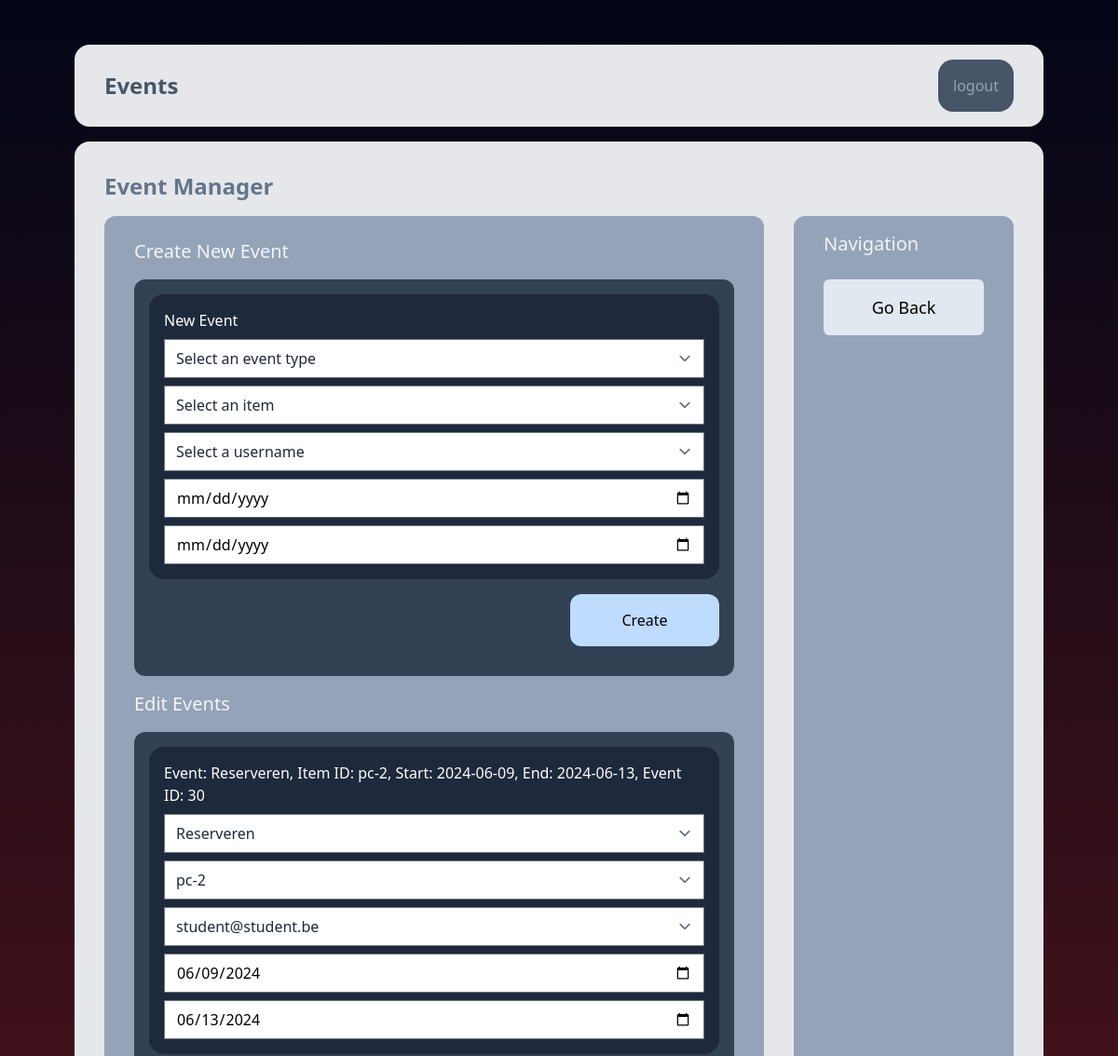
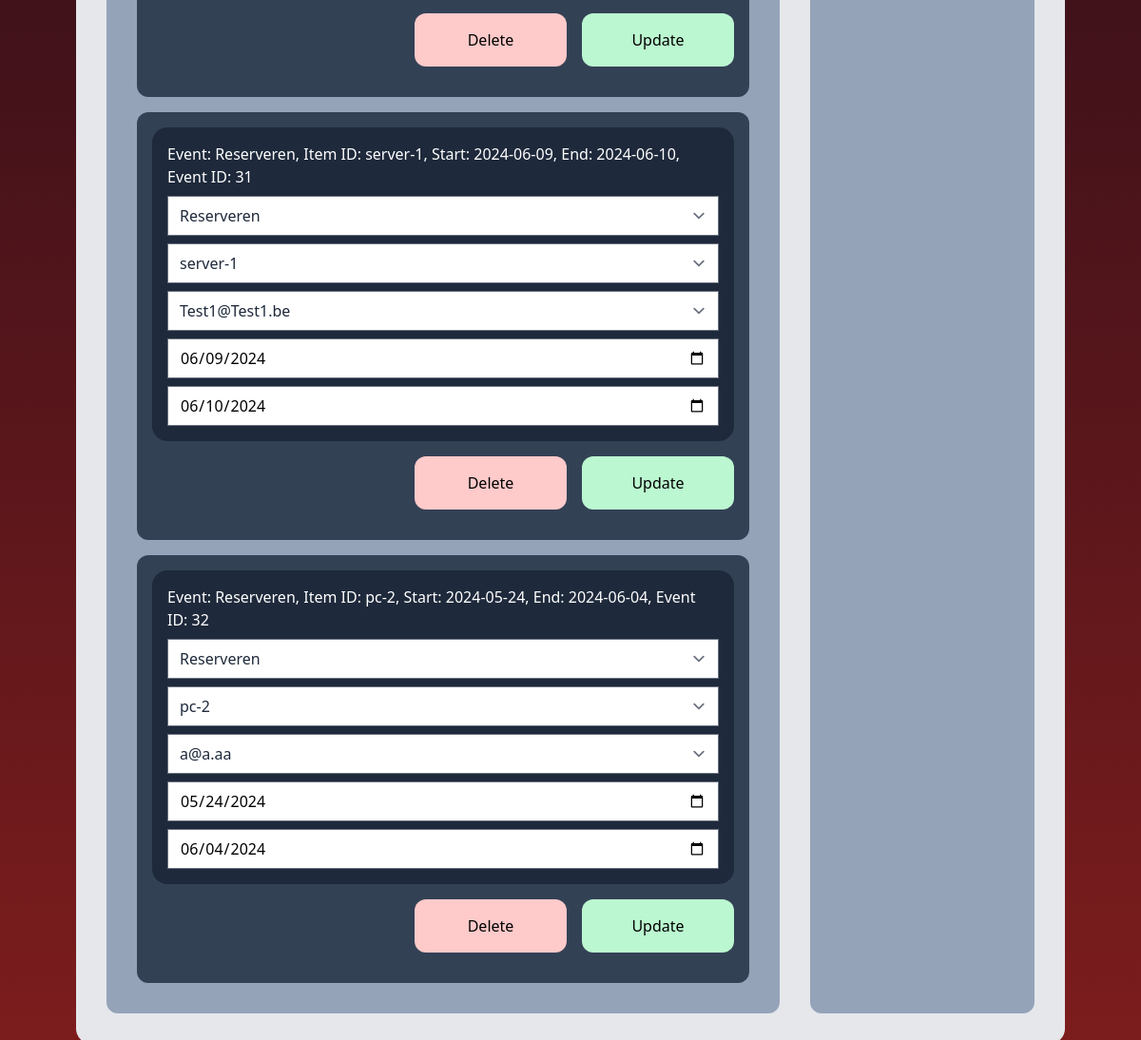
The page /event-manager (signed in) on the database as committed earlier (2 pictures, top to bottom).
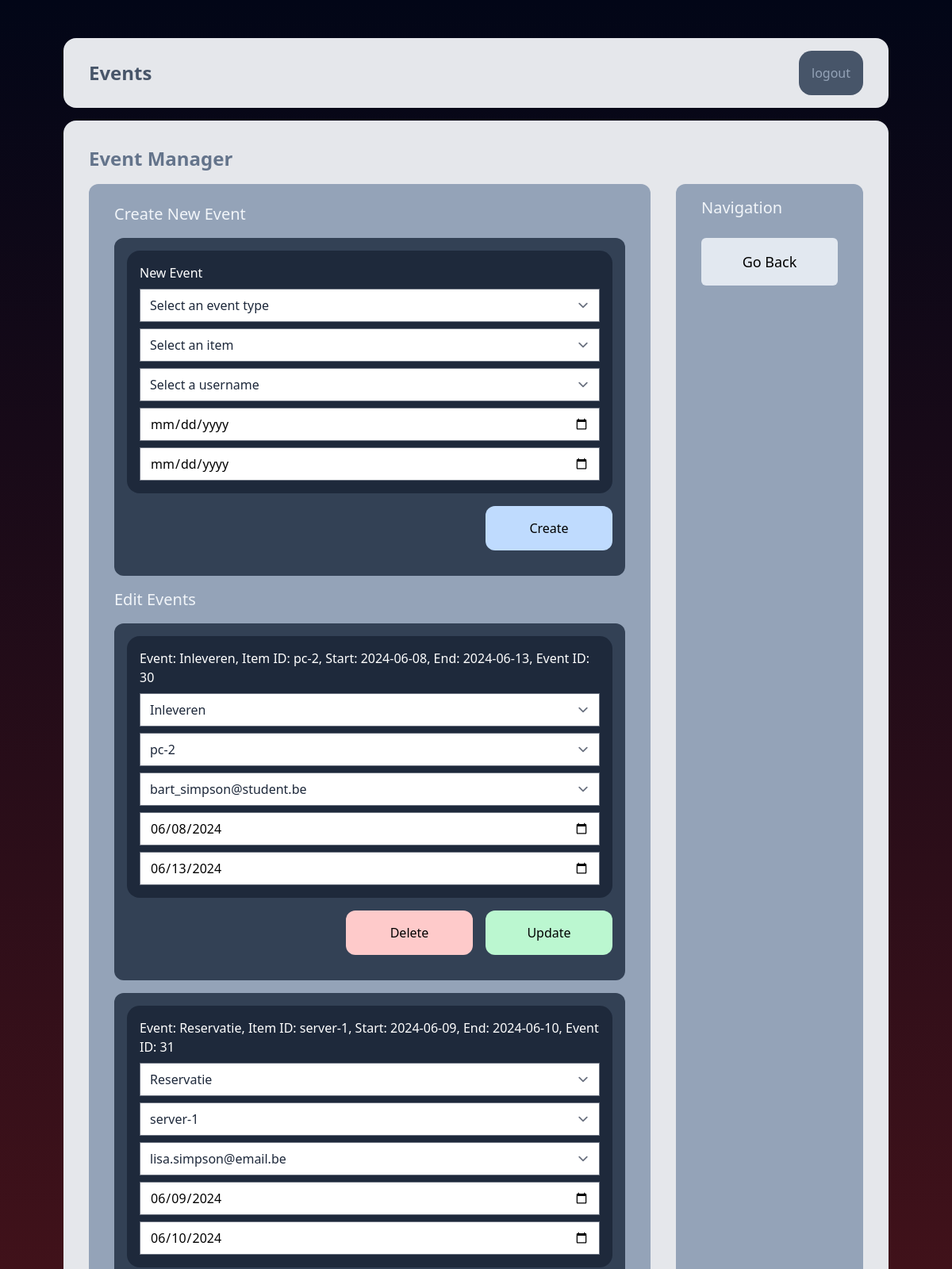
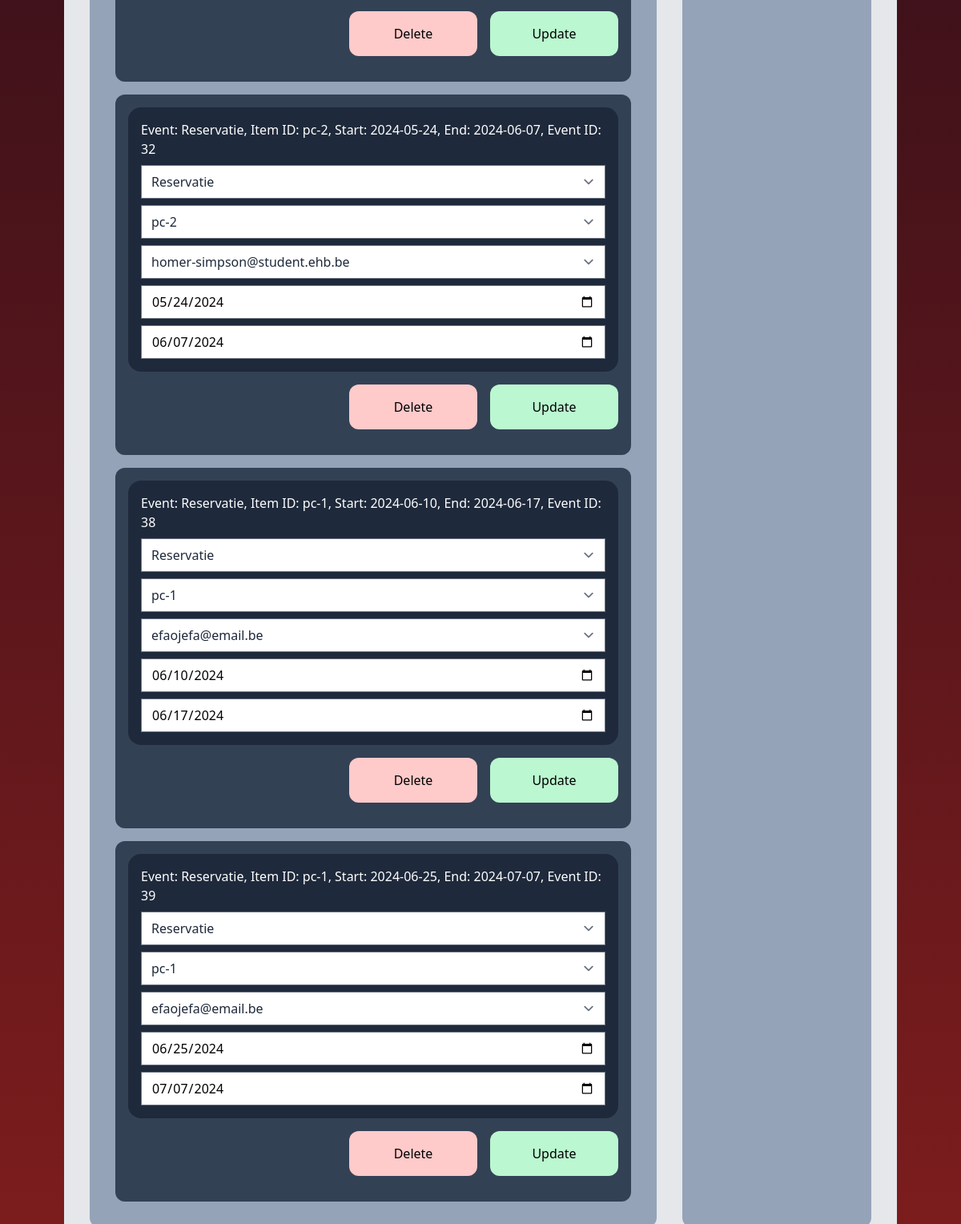
The same page on the database as committed later (2 pictures, top to bottom).
### app/models.py (models this page shows, shortened)
class CalendarEvent(models.Model):
    calendarid = models.ForeignKey(Calendar, on_delete=models.CASCADE)
    eventid = models.ForeignKey(Event, on_delete=models.CASCADE)

class Event(models.Model):
    eventType = models.ForeignKey(EventType, on_delete=models.CASCADE)
    itemid = models.ForeignKey(Item, on_delete=models.CASCADE)
    start = models.DateField()
    end = models.DateField()
    def __str__(self):
        return f"Event: {self.eventType.type}, Item ID: {self.itemid.naam}, Start: {self.start}, End: {self.end}, Event ID: {self.id}"

class EventType(models.Model):
    type = models.CharField(max_length=255, unique=True)

class Item(models.Model):
    itemTypeID = models.ForeignKey(ItemType, on_delete=models.CASCADE)
    naam = models.CharField(max_length=255, unique=True)
    beschrijving = models.CharField(max_length=255)

### app/views.py (the view, shortened to what this page needs)
# urls.py: path('event-manager', views.event_manager, name="event-manager"),
def event_manager(request):
    if not request.user.is_authenticated:
        return render(request, 'app/event-manager.html')
    items = Item.objects.all()
    users = User.objects.all()
    calendar_events = CalendarEvent.objects.all()
    event_types = EventType.objects.all()
    return render(request, 'app/event-manager.html', {
        'calendar_events': calendar_events,
        'event_types': event_types,
        'items': items,
        'users': users
        })

### app/templates/app/event-manager.html (shortened to what this page needs)
{% extends "app/base.html" %}
{% block body %}
    {% if request.user.is_authenticated %}
    <div class="grid grid-rows-[auto_1fr] gap-4 min-h-screen p-4 sm:mx-16">
        <div class="grid items-center bg-gray-200 rounded-2xl mt-8 px-4 py-4 sm:px-8 sm:py-4 grid-cols-[1fr_auto]">
            <h1 class="font-bold text-2xl text-slate-600">Events</h1>
            <a class="bg-slate-600 px-4 py-2 sm:py-4 rounded-2xl text-center text-slate-400 font-medium" href="logout_view">logout</a>
        </div>
        <div class="grid gap-4 sm:gap-x-8 bg-gray-200 rounded-2xl p-4 sm:p-8 mb-8 grid-cols-1 sm:grid-cols-[3fr_1fr]  grid-rows-[auto_1fr]">
            <h1 class="sm:col-span-2 font-bold text-2xl text-slate-500">Event Manager</h1>
            <div class="grid bg-slate-400 rounded-xl gap-2 sm:px-8 sm:pb-8 p-4">
                    <div class="flex place-content-between place-items-center min-h-11">
                        <h2 class="text-xl text-slate-100 font-medium">Create New Event</h2>
                    </div>
                    <ul class="grid gap-4">
                        <li class="bg-slate-700 rounded-xl p-4">
                            <form method="post" action="event-manager" id="Create">{% csrf_token %}
                                <div class="grid bg-slate-800 rounded-2xl p-4 gap-2">
                                    <h3 class="text-white">New Event</h3>
                                    <select class="text-slate-800" name="event_type" required>
                                        <option class="" value="" selected>Select an event type</option>
                                    </select>
                                    <select class="text-slate-800" name="item_naam" required>
                                        <option value="" selected>Select an item</option>
                                    </select>
                                    <select class="text-slate-800" name="user_username" required>
                                        <option value="" selected>Select a username</option>
                                    </select>
                                    <input type="date" name="start_date" value="{{ start_date }}"></input>
                                    <input type="date" name="end_date" value="{{ end_date }}"></input>
                                </div>
                                <div class="flex place-content-end gap-4 py-4">
                                    <button type="submit" name="action" class="bg-blue-200 p-4 rounded-xl sm:min-w-40 text-center" value="Create"form="Create">Create</button>
                                </div>
                            </form>
                        </li>
                        <h2 class="text-xl text-slate-100 font-medium">Edit Events</h2>
                        {% if calendar_events %}
                            {% for calendar_event in calendar_events %}
                                <li class="bg-slate-700 rounded-xl p-4">
                                    <form method="post" action="event-manager" id="{{ calendar_event.id }}">{% csrf_token %}
                                        <div class="grid bg-slate-800 rounded-2xl p-4 gap-2">
                                            <h3 class="text-white">{{ calendar_event.eventid }}</h3>
                                            <select class="text-slate-800" name="event_type" >
                                            {% for eventtype in event_types %}
                                                {% if calendar_event.eventid.eventType.type == eventtype.type %}
                                                    <option value='{{ eventtype.type }}' selected>{{ eventtype.type }}</option>
                                                {% else %}
                                                    <option value='{{ eventtype.type }}'>{{ eventtype.type }}</option>
                                                {% endif %}
                                            {% endfor %}
                                            </select>
                                            <select class="text-slate-800" name="item_naam" >
                                                {% for item in items %}
                                                    {% if calendar_event.eventid.itemid.naam == item.naam %}
                                                        <option value='{{ item.naam }}' selected>{{ item.naam }}</option>
                                                    {% else %}
                                                        <option value='{{ item.naam }}'>{{ item.naam }}</option>
                                                    {% endif %}
                                                {% endfor %}
                                            </select>
                                            <select class="text-slate-800" name="user_username">
                                                {% for user in users %}
                                                    {% if calendar_event.calendarid.userid.username == user.username %}
                                                        <option value='{{ user.username }}' selected>{{ user.username }}</option>
                                                    {% else %}
                                                        <option value='{{ user.username }}'>{{ user.username }}</option>
                                                    {% endif %}
                                                {% endfor %}
                                            </select>
                                            <input type="date" name="start_date" value="{{ calendar_event.eventid.start|date:'Y-m-d' }}"></input>
                                            <input type="date" name="end_date" value="{{ calendar_event.eventid.end|date:'Y-m-d' }}"></input>
                                        </div>
                                        <div class="flex place-content-end gap-4 py-4">
                                            <button type="submit" name="action" class="bg-red-200 p-4 rounded-xl sm:min-w-40 text-center" value="Delete" form="{{ calendar_event.id }}">Delete</button>
                                            <button type="submit" name="action" class="bg-green-200 p-4 rounded-xl sm:min-w-40 text-center" value="Update"form="{{ calendar_event.id }}">Update</button>
                                        </div>
                                    </form>
                                </li>
                            {% endfor %}
                            </ul>
                        {% else %}
                            <p>No events available</p>
                        {% endif %}
                </div>
                <div class="flex bg-slate-400 rounded-xl p-4 sm:px-8 sm:py-4 gap-2 flex-col">
                    <h2 class="text-xl text-slate-100 font-medium min-h-11">Navigation</h2>
                    <div class="flex gap-4 flex-col">
                    <a class="grid bg-slate-200 rounded-md place-content-center p-4 text-lg font-medium" href="overview">Go Back</a>
                    </div>
                </div>
            </div>
        </div>
    {% endif %}
{% endblock %}

### app/templates/app/base.html (shortened to what this page needs)
{% load static tailwind_tags %}
{% load static %}
<!DOCTYPE html>
<html lang="en">
<head>
    {% tailwind_css %}
</head>
<body class="min-h-screen bg-gradient-to-b {% if request.user.is_staff %}from-slate-950{% else%}from-slate-950 {% endif %} {% if request.user.is_staff %}to-red-900{% else%}to-blue-900 {% endif %}">
        {% block body %}
        {% endblock %}
</body>
</html>

Rows that differ between the two databases and show on the page:
changed through a linked row, CalendarEvent: eventid "Event: Reserveren, Item ID: pc-2, Start: 2024-06-09, End: 2024-06-13, Event ID: 30" → "Event: Inleveren, Item ID: pc-2, Start: 2024-06-08, End: 2024-06-13, Event ID: 30"; event_type "Reserveren" → "Inleveren"; user_username "student@student.be" → "bart_simpson@student.be"; start_date "06/09/2024" → "06/08/2024"
changed through a linked row, CalendarEvent: eventid "Event: Reserveren, Item ID: server-1, Start: 2024-06-09, End: 2024-06-10, Event ID: 31" → "Event: Reservatie, Item ID: server-1, Start: 2024-06-09, End: 2024-06-10, Event ID: 31"; event_type "Reserveren" → "Reservatie"; user_username "Test1@Test1.be" → "lisa.simpson@email.be"
changed through a linked row, CalendarEvent: eventid "Event: Reserveren, Item ID: pc-2, Start: 2024-05-24, End: 2024-06-04, Event ID: 32" → "Event: Reservatie, Item ID: pc-2, Start: 2024-05-24, End: 2024-06-07, Event ID: 32"; event_type "Reserveren" → "Reservatie"; user_username "a@a.aa" → "homer-simpson@student.ehb.be"; end_date "06/04/2024" → "06/07/2024"
added CalendarEvent: eventid "Event: Reservatie, Item ID: pc-1, Start: 2024-06-10, End: 2024-06-17, Event ID: 38", start_date "06/10/2024", end_date "06/17/2024"
added CalendarEvent: eventid "Event: Reservatie, Item ID: pc-1, Start: 2024-06-25, End: 2024-07-07, Event ID: 39", start_date "06/25/2024", end_date "07/07/2024"
